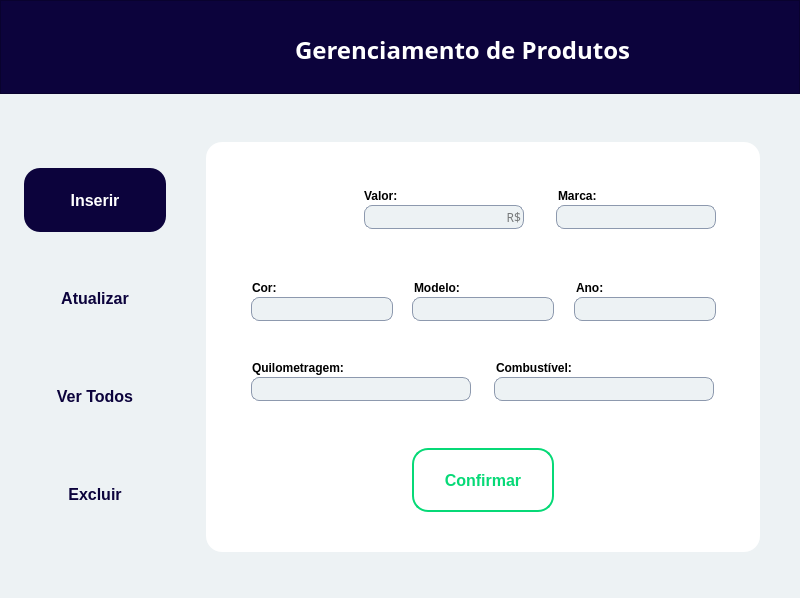
<?xml version="1.0" encoding="UTF-8"?>
<ui version="4.0">
 <class>inserirProduto</class>
 <widget class="QMainWindow" name="inserirProduto">
  <property name="geometry">
   <rect>
    <x>0</x>
    <y>0</y>
    <width>800</width>
    <height>598</height>
   </rect>
  </property>
  <property name="windowTitle">
   <string>Gerenciamento de Produtos</string>
  </property>
  <property name="windowIcon">
   <iconset>
    <selectedon>minilogo.png</selectedon>
   </iconset>
  </property>
  <property name="styleSheet">
   <string notr="true">background: #EDF2F4;</string>
  </property>
  <widget class="QWidget" name="centralwidget">
   <widget class="QLineEdit" name="txtModelo">
    <property name="geometry">
     <rect>
      <x>412</x>
      <y>297</y>
      <width>142</width>
      <height>24</height>
     </rect>
    </property>
    <property name="font">
     <font>
      <family>Poppins Medium</family>
     </font>
    </property>
    <property name="cursor">
     <cursorShape>IBeamCursor</cursorShape>
    </property>
    <property name="styleSheet">
     <string notr="true">box-sizing: border-box;

position: absolute;
width: 352px;
height: 24px;
left: 364px;
top: 205px;

background: #EDF2F4;
border: 1px solid #8D99AE;
border-radius: 8px;</string>
    </property>
   </widget>
   <widget class="QLineEdit" name="txtValor">
    <property name="geometry">
     <rect>
      <x>364</x>
      <y>205</y>
      <width>160</width>
      <height>24</height>
     </rect>
    </property>
    <property name="font">
     <font>
      <family>Poppins Medium</family>
     </font>
    </property>
    <property name="styleSheet">
     <string notr="true">box-sizing: border-box;

position: absolute;
width: 352px;
height: 24px;
left: 364px;
top: 205px;

background: #EDF2F4;
border: 1px solid #8D99AE;
border-radius: 8px;</string>
    </property>
    <property name="alignment">
     <set>Qt::AlignRight|Qt::AlignTrailing|Qt::AlignVCenter</set>
    </property>
    <property name="placeholderText">
     <string>R$</string>
    </property>
   </widget>
   <widget class="QLineEdit" name="txtMarca">
    <property name="geometry">
     <rect>
      <x>556</x>
      <y>205</y>
      <width>160</width>
      <height>24</height>
     </rect>
    </property>
    <property name="font">
     <font>
      <family>Poppins Medium</family>
     </font>
    </property>
    <property name="styleSheet">
     <string notr="true">box-sizing: border-box;

position: absolute;
width: 352px;
height: 24px;
left: 364px;
top: 205px;

background: #EDF2F4;
border: 1px solid #8D99AE;
border-radius: 8px;</string>
    </property>
   </widget>
   <widget class="QLineEdit" name="txtKm">
    <property name="geometry">
     <rect>
      <x>251</x>
      <y>377</y>
      <width>220</width>
      <height>24</height>
     </rect>
    </property>
    <property name="font">
     <font>
      <family>Poppins Medium</family>
     </font>
    </property>
    <property name="styleSheet">
     <string notr="true">box-sizing: border-box;

position: absolute;
width: 352px;
height: 24px;
left: 364px;
top: 205px;

background: #EDF2F4;
border: 1px solid #8D99AE;
border-radius: 8px;</string>
    </property>
   </widget>
   <widget class="QLineEdit" name="txtAno">
    <property name="geometry">
     <rect>
      <x>574</x>
      <y>297</y>
      <width>142</width>
      <height>24</height>
     </rect>
    </property>
    <property name="font">
     <font>
      <family>Poppins Medium</family>
     </font>
    </property>
    <property name="styleSheet">
     <string notr="true">box-sizing: border-box;

position: absolute;
width: 352px;
height: 24px;
left: 364px;
top: 205px;

background: #EDF2F4;
border: 1px solid #8D99AE;
border-radius: 8px;</string>
    </property>
   </widget>
   <widget class="QLineEdit" name="txtCombustivel">
    <property name="geometry">
     <rect>
      <x>494</x>
      <y>377</y>
      <width>220</width>
      <height>24</height>
     </rect>
    </property>
    <property name="font">
     <font>
      <family>Poppins Medium</family>
     </font>
    </property>
    <property name="styleSheet">
     <string notr="true">box-sizing: border-box;

position: absolute;
width: 352px;
height: 24px;
left: 364px;
top: 205px;

background: #EDF2F4;
border: 1px solid #8D99AE;
border-radius: 8px;</string>
    </property>
   </widget>
   <widget class="QLineEdit" name="txtCor">
    <property name="geometry">
     <rect>
      <x>251</x>
      <y>297</y>
      <width>142</width>
      <height>24</height>
     </rect>
    </property>
    <property name="font">
     <font>
      <family>Poppins Medium</family>
     </font>
    </property>
    <property name="styleSheet">
     <string notr="true">box-sizing: border-box;

position: absolute;
width: 352px;
height: 24px;
left: 364px;
top: 205px;

background: #EDF2F4;
border: 1px solid #8D99AE;
border-radius: 8px;</string>
    </property>
   </widget>
   <widget class="QPushButton" name="btnConfirmar">
    <property name="geometry">
     <rect>
      <x>412</x>
      <y>448</y>
      <width>142</width>
      <height>64</height>
     </rect>
    </property>
    <property name="cursor">
     <cursorShape>PointingHandCursor</cursorShape>
    </property>
    <property name="styleSheet">
     <string notr="true">QPushButton{

box-sizing: border-box;

position: absolute;
width: 141px;
height: 64px;
left: 413px;
top: 448px;

background: #FFFFFF;
border: 2px solid #07D977;
border-radius: 16px;

position: absolute;
left: 2.84%;
right: 2.84%;
top: 31.25%;
bottom: 31.25%;

font-family: 'Poppins';
font-style: normal;
font-weight: 600;
font-size: 16px;
line-height: 24px;
/* identical to box height */

text-align: center;

color: #07D977;

}

QPushButton:hover{

box-sizing: border-box;

position: absolute;
left: 0%;
right: 0%;
top: 0%;
bottom: 0%;

background: #07D977;
border: 2px solid #07D977;
border-radius: 16px;

position: absolute;
left: 0.7%;
right: 0.7%;
top: 31.25%;
bottom: 31.25%;

font-family: 'Poppins';
font-style: normal;
font-weight: 600;
font-size: 16px;
line-height: 24px;
/* identical to box height */

text-align: center;

color: #FFFFFF;

}
</string>
    </property>
    <property name="text">
     <string>Confirmar</string>
    </property>
   </widget>
   <widget class="QPushButton" name="btnverTodos">
    <property name="geometry">
     <rect>
      <x>24</x>
      <y>364</y>
      <width>142</width>
      <height>64</height>
     </rect>
    </property>
    <property name="cursor">
     <cursorShape>PointingHandCursor</cursorShape>
    </property>
    <property name="styleSheet">
     <string notr="true">QPushButton{
position: absolute;
width: 141px;
height: 64px;
left: 24px;
top: 266px;

border-radius: 16px;

position: absolute;
left: 2.84%;
right: 2.84%;
top: 31.25%;
bottom: 31.25%;

font-family: 'Poppins';
font-style: normal;
font-weight: 600;
font-size: 16px;
line-height: 24px;
/* identical to box height */

text-align: center;

color: #0C033C;

}

QPushButton:hover{
position: absolute;
left: 0%;
right: 0%;
top: 0%;
bottom: 0%;

background: #0C033C;
border-radius: 16px;

position: absolute;
left: 0.7%;
right: 0.7%;
top: 31.25%;
bottom: 31.25%;

font-family: 'Poppins';
font-style: normal;
font-weight: 600;
font-size: 16px;
line-height: 24px;
/* identical to box height */

text-align: center;

color: #FFFFFF;

}
</string>
    </property>
    <property name="text">
     <string>Ver Todos</string>
    </property>
   </widget>
   <widget class="QPushButton" name="btnAtualizar">
    <property name="geometry">
     <rect>
      <x>24</x>
      <y>266</y>
      <width>142</width>
      <height>64</height>
     </rect>
    </property>
    <property name="cursor">
     <cursorShape>PointingHandCursor</cursorShape>
    </property>
    <property name="styleSheet">
     <string notr="true">QPushButton{
position: absolute;
width: 141px;
height: 64px;
left: 24px;
top: 266px;

border-radius: 16px;

position: absolute;
left: 2.84%;
right: 2.84%;
top: 31.25%;
bottom: 31.25%;

font-family: 'Poppins';
font-style: normal;
font-weight: 600;
font-size: 16px;
line-height: 24px;
/* identical to box height */

text-align: center;

color: #0C033C;

}

QPushButton:hover{
position: absolute;
left: 0%;
right: 0%;
top: 0%;
bottom: 0%;

background: #0C033C;
border-radius: 16px;

position: absolute;
left: 0.7%;
right: 0.7%;
top: 31.25%;
bottom: 31.25%;

font-family: 'Poppins';
font-style: normal;
font-weight: 600;
font-size: 16px;
line-height: 24px;
/* identical to box height */

text-align: center;

color: #FFFFFF;

}
</string>
    </property>
    <property name="text">
     <string>Atualizar</string>
    </property>
   </widget>
   <widget class="QPushButton" name="btnInserir">
    <property name="enabled">
     <bool>false</bool>
    </property>
    <property name="geometry">
     <rect>
      <x>24</x>
      <y>168</y>
      <width>142</width>
      <height>64</height>
     </rect>
    </property>
    <property name="styleSheet">
     <string notr="true">position: absolute;
left: 0%;
right: 0%;
top: 0%;
bottom: 0%;

background: #0C033C;
border-radius: 16px;

position: absolute;
left: 0.7%;
right: 0.7%;
top: 31.25%;
bottom: 31.25%;

font-family: 'Poppins';
font-style: normal;
font-weight: 600;
font-size: 16px;
line-height: 24px;
/* identical to box height */

text-align: center;

color: #FFFFFF;
</string>
    </property>
    <property name="text">
     <string>Inserir</string>
    </property>
   </widget>
   <widget class="QPushButton" name="btnExcluir">
    <property name="geometry">
     <rect>
      <x>24</x>
      <y>462</y>
      <width>142</width>
      <height>64</height>
     </rect>
    </property>
    <property name="cursor">
     <cursorShape>PointingHandCursor</cursorShape>
    </property>
    <property name="styleSheet">
     <string notr="true">QPushButton{
position: absolute;
width: 141px;
height: 64px;
left: 24px;
top: 266px;

border-radius: 16px;

position: absolute;
left: 2.84%;
right: 2.84%;
top: 31.25%;
bottom: 31.25%;

font-family: 'Poppins';
font-style: normal;
font-weight: 600;
font-size: 16px;
line-height: 24px;
/* identical to box height */

text-align: center;

color: #0C033C;

}

QPushButton:hover{
position: absolute;
left: 0%;
right: 0%;
top: 0%;
bottom: 0%;

background: #0C033C;
border-radius: 16px;

position: absolute;
left: 0.7%;
right: 0.7%;
top: 31.25%;
bottom: 31.25%;

font-family: 'Poppins';
font-style: normal;
font-weight: 600;
font-size: 16px;
line-height: 24px;
/* identical to box height */

text-align: center;

color: #FFFFFF;

}
</string>
    </property>
    <property name="text">
     <string>Excluir</string>
    </property>
   </widget>
   <widget class="QFrame" name="frame">
    <property name="geometry">
     <rect>
      <x>0</x>
      <y>0</y>
      <width>800</width>
      <height>94</height>
     </rect>
    </property>
    <property name="styleSheet">
     <string notr="true">position: absolute;
width: 800px;
height: 94px;
left: 0px;
top: 0px;

background: #0C033C;
</string>
    </property>
    <property name="frameShape">
     <enum>QFrame::StyledPanel</enum>
    </property>
    <property name="frameShadow">
     <enum>QFrame::Raised</enum>
    </property>
    <widget class="QLabel" name="label_11">
     <property name="geometry">
      <rect>
       <x>295</x>
       <y>32</y>
       <width>344</width>
       <height>36</height>
      </rect>
     </property>
     <property name="font">
      <font>
       <family>Poppins</family>
       <pointsize>-1</pointsize>
       <weight>75</weight>
       <italic>false</italic>
       <bold>true</bold>
      </font>
     </property>
     <property name="styleSheet">
      <string notr="true">position: absolute;
width: 344px;
height: 36px;
left: 295px;
top: 32px;

font-family: 'Poppins';
font-style: normal;
font-weight: 600;
font-size: 24px;
line-height: 36px;
/* identical to box height */

background: #0C033C;
color: #FFFFFF;
</string>
     </property>
     <property name="text">
      <string>Gerenciamento de Produtos</string>
     </property>
    </widget>
    <widget class="QLabel" name="label_9">
     <property name="geometry">
      <rect>
       <x>72</x>
       <y>20</y>
       <width>100</width>
       <height>60</height>
      </rect>
     </property>
     <property name="text">
      <string/>
     </property>
     <property name="pixmap">
      <pixmap>iconelogo.png</pixmap>
     </property>
    </widget>
    <widget class="QPushButton" name="back">
     <property name="geometry">
      <rect>
       <x>32</x>
       <y>32</y>
       <width>41</width>
       <height>41</height>
      </rect>
     </property>
     <property name="cursor">
      <cursorShape>PointingHandCursor</cursorShape>
     </property>
     <property name="styleSheet">
      <string notr="true">QPushButton{
image: url(:/logo/1x/arrow.png);

background: #0C033C;
position: absolute;
left: 0%;
right: 0%;
top: 0%;
bottom: 0%;

border-radius: 16px;
}

QPushButton:hover{

image: url(:/logo/1x/arrowhover.png);

background: #0C033C;

position: absolute;
left: 0%;
right: 0%;
top: 0%;
bottom: 0%;
border-radius: 16px;
}
</string>
     </property>
     <property name="text">
      <string/>
     </property>
     <property name="icon">
      <iconset>
       <selectedon>arrow.png</selectedon>
      </iconset>
     </property>
    </widget>
   </widget>
   <widget class="QLabel" name="label">
    <property name="geometry">
     <rect>
      <x>206</x>
      <y>142</y>
      <width>554</width>
      <height>410</height>
     </rect>
    </property>
    <property name="styleSheet">
     <string notr="true">position: absolute;
width: 554px;
height: 410px;
left: 206px;
top: 142px;

background: #FFFFFF;
box-shadow: 2px 2px 10px rgba(0, 0, 0, 0.25);
border-radius: 16px;
</string>
    </property>
    <property name="text">
     <string/>
    </property>
   </widget>
   <widget class="QLabel" name="label_2">
    <property name="geometry">
     <rect>
      <x>364</x>
      <y>188</y>
      <width>80</width>
      <height>16</height>
     </rect>
    </property>
    <property name="styleSheet">
     <string notr="true">background: #FFFFFF;
font-family: 'Poppins';
font-style: normal;
font-weight: 600;
font-size: 12px;
line-height: 18px;
/* identical to box height */


color: #000000;
</string>
    </property>
    <property name="text">
     <string>Valor:</string>
    </property>
   </widget>
   <widget class="QLabel" name="label_3">
    <property name="geometry">
     <rect>
      <x>576</x>
      <y>280</y>
      <width>80</width>
      <height>16</height>
     </rect>
    </property>
    <property name="styleSheet">
     <string notr="true">background: #FFFFFF;
font-family: 'Poppins';
font-style: normal;
font-weight: 600;
font-size: 12px;
line-height: 18px;
/* identical to box height */


color: #000000;
</string>
    </property>
    <property name="text">
     <string>Ano:</string>
    </property>
   </widget>
   <widget class="QLabel" name="label_4">
    <property name="geometry">
     <rect>
      <x>252</x>
      <y>360</y>
      <width>104</width>
      <height>16</height>
     </rect>
    </property>
    <property name="styleSheet">
     <string notr="true">background: #FFFFFF;
font-family: 'Poppins';
font-style: normal;
font-weight: 600;
font-size: 12px;
line-height: 18px;
/* identical to box height */


color: #000000;
</string>
    </property>
    <property name="text">
     <string>Quilometragem:</string>
    </property>
   </widget>
   <widget class="QLabel" name="label_5">
    <property name="geometry">
     <rect>
      <x>414</x>
      <y>280</y>
      <width>80</width>
      <height>16</height>
     </rect>
    </property>
    <property name="styleSheet">
     <string notr="true">background: #FFFFFF;
font-family: 'Poppins';
font-style: normal;
font-weight: 600;
font-size: 12px;
line-height: 18px;
/* identical to box height */


color: #000000;
</string>
    </property>
    <property name="text">
     <string>Modelo:</string>
    </property>
   </widget>
   <widget class="QLabel" name="label_6">
    <property name="geometry">
     <rect>
      <x>252</x>
      <y>280</y>
      <width>80</width>
      <height>16</height>
     </rect>
    </property>
    <property name="styleSheet">
     <string notr="true">background: #FFFFFF;
font-family: 'Poppins';
font-style: normal;
font-weight: 600;
font-size: 12px;
line-height: 18px;
/* identical to box height */


color: #000000;
</string>
    </property>
    <property name="text">
     <string>Cor:</string>
    </property>
   </widget>
   <widget class="QLabel" name="label_7">
    <property name="geometry">
     <rect>
      <x>496</x>
      <y>360</y>
      <width>88</width>
      <height>16</height>
     </rect>
    </property>
    <property name="styleSheet">
     <string notr="true">background: #FFFFFF;
font-family: 'Poppins';
font-style: normal;
font-weight: 600;
font-size: 12px;
line-height: 18px;
/* identical to box height */


color: #000000;
</string>
    </property>
    <property name="text">
     <string>Combustível:</string>
    </property>
   </widget>
   <widget class="QLabel" name="label_8">
    <property name="geometry">
     <rect>
      <x>558</x>
      <y>188</y>
      <width>80</width>
      <height>16</height>
     </rect>
    </property>
    <property name="styleSheet">
     <string notr="true">background: #FFFFFF;
font-family: 'Poppins';
font-style: normal;
font-weight: 600;
font-size: 12px;
line-height: 18px;
/* identical to box height */


color: #000000;
</string>
    </property>
    <property name="text">
     <string>Marca:</string>
    </property>
   </widget>
   <widget class="QLabel" name="label_10">
    <property name="geometry">
     <rect>
      <x>270</x>
      <y>190</y>
      <width>49</width>
      <height>41</height>
     </rect>
    </property>
    <property name="styleSheet">
     <string notr="true">background: #FFFFFF;</string>
    </property>
    <property name="text">
     <string/>
    </property>
    <property name="pixmap">
     <pixmap>iconcar.png</pixmap>
    </property>
   </widget>
   <zorder>label</zorder>
   <zorder>txtModelo</zorder>
   <zorder>txtValor</zorder>
   <zorder>txtMarca</zorder>
   <zorder>txtKm</zorder>
   <zorder>txtAno</zorder>
   <zorder>txtCombustivel</zorder>
   <zorder>txtCor</zorder>
   <zorder>btnConfirmar</zorder>
   <zorder>btnverTodos</zorder>
   <zorder>btnAtualizar</zorder>
   <zorder>btnInserir</zorder>
   <zorder>btnExcluir</zorder>
   <zorder>frame</zorder>
   <zorder>label_2</zorder>
   <zorder>label_3</zorder>
   <zorder>label_4</zorder>
   <zorder>label_5</zorder>
   <zorder>label_6</zorder>
   <zorder>label_7</zorder>
   <zorder>label_8</zorder>
   <zorder>label_10</zorder>
  </widget>
 </widget>
 <resources>
  <include location="icones.qrc"/>
 </resources>
 <connections/>
</ui>
